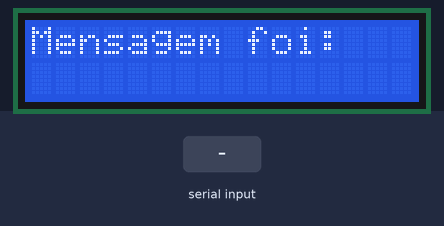
Simulated run of this sketch. Board: Arduino Uno, built with avr-gcc and run on an emulated ATmega328P. On the bench: 16×2 character LCD. The test bench sets the inputs (shaded band).

Above: at 1.2 s.
1.3 s: "1" received over Serial
At 3.0 s:
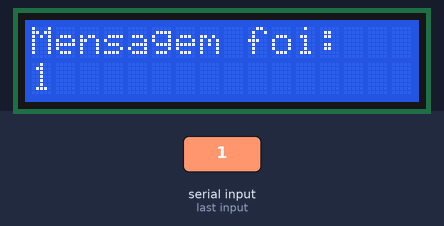
3.8 s: "0" received over Serial
At 6.0 s:
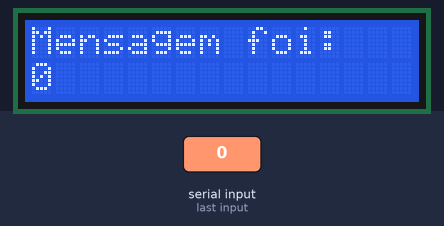
6.3 s: "2" received over Serial
At 8.0 s:
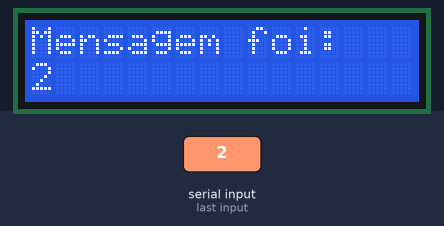
Timing chart, 0 to 9.5 s (numbered marks = the images above; inputs shaded):
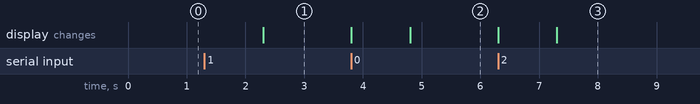

The sketch:

Exemplo_LCD_Serial.ino
```cpp
// include the library code:
#include <LiquidCrystal.h>

#define STRINGVAZIA "                "

// initialize the library by associating any needed LCD interface pin
// with the arduino pin number it is connected to
const int rs = 12, en = 11, d4 = 5, d5 = 4, d6 = 3, d7 = 2;
LiquidCrystal lcd(rs, en, d4, d5, d6, d7);


void setup() {
  Serial.begin(9600);

  // set up the LCD's number of columns and rows:
  lcd.begin(16, 2);
  // Print a message to the LCD.
  lcd.clear();
  lcd.setCursor(0, 0);
  lcd.print("Mensagem foi:");
  lcd.setCursor(0, 1);
}

void loop() {
  if(Serial.available()){
    lcd.setCursor(0, 1);
    lcd.print(STRINGVAZIA);
    lcd.setCursor(0, 1);
    lcd.print(Serial.readString());
  }
}
```

Measured:
- after the input at 1.3 s, the display: changes after 1.0 s (image 1)
- after the input at 3.8 s, the display: first changes at once (image 2 shows a later state)
- after the input at 6.3 s, the display: first changes at once (image 3 shows a later state)
